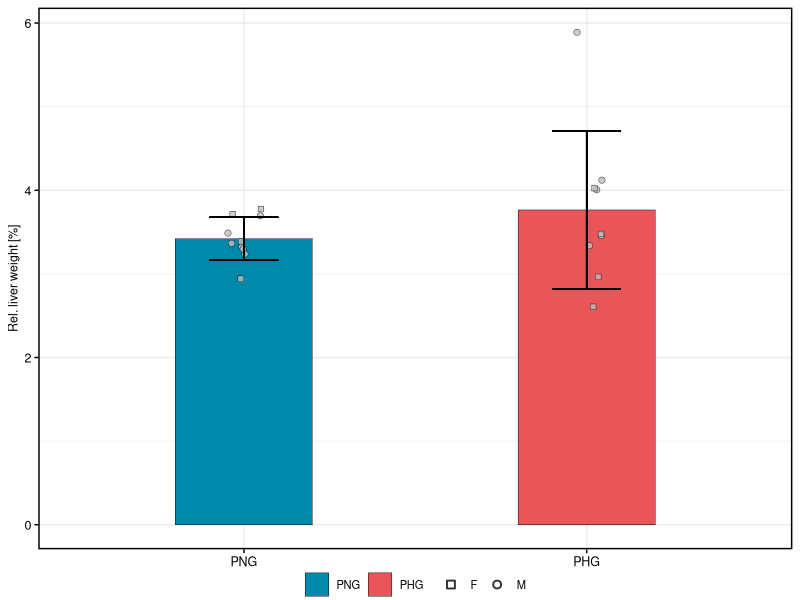
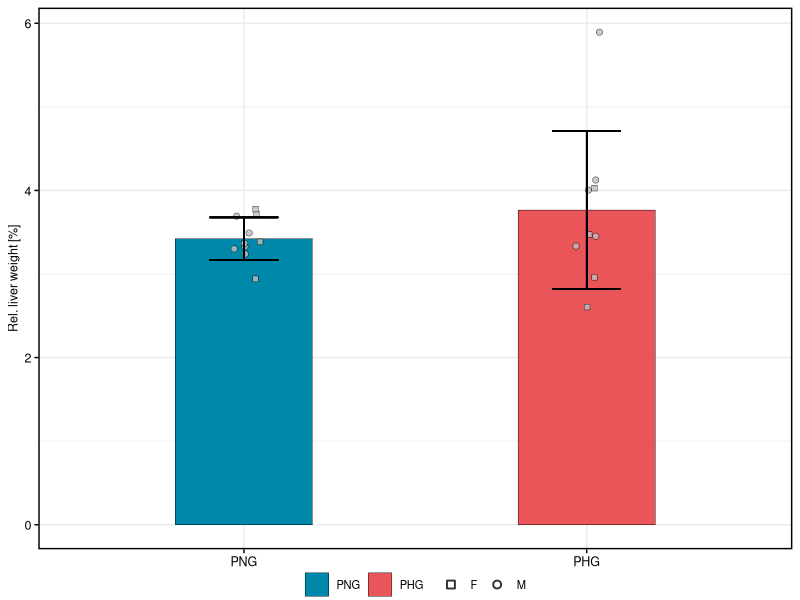

Write the R code that produced these figures, in order.
## ---- chunk 1
knitr::opts_chunk$set(echo = TRUE)
## ---- chunk 2
library(tidyverse)
## ---- chunk 3
rel_liver_weight  <- read.delim("Liver_weight.txt", sep = "\t", header = T) 
conditions        <- read.delim("Conditions.txt", sep = "\t", header = T)
## ---- chunk 4
two_way_anova_fn <- function(data, id_name, conditions_file, adjust_p_value, p_adj_method, l2fc_data, add_l2fc) {
  
  data_anova  <- data %>% 
          pivot_longer(names_to = "Bioreplicate", 
          values_to = "Value", -all_of(id_name)) %>% 
          left_join(conditions_file) %>% 
          drop_na(Value) %>% 
          group_by(!!as.symbol(id_name)) %>% 
          summarise(`p-value` = 
          summary(aov(Value ~ Group*Sex))[[1]][["Pr(>F)"]][1:3]) 
  
  # correct all resulting p-values (pool) for multiple hypothesis testing
  if (adjust_p_value == TRUE) {
    
  data_anova$`Adjusted p-value`  <- p.adjust(data_anova$`p-value`, method = p_adj_method)
  # prepare empty data frame with proper comparisons
  anova_factors <- as.data.frame(rep(c("group (PHG/PNG)", "sex (F/M)", "group:sex"), length = nrow(data_anova)))
  # rename column 
  names(anova_factors) <- "Comparison"
  
  # final anova results
  anova_results  <- as.data.frame(cbind(data_anova, anova_factors)) %>% 
  pivot_wider(names_from = Comparison, 
                          values_from = c(`p-value`, `Adjusted p-value`), all_of(id_name), names_sep = " ") 
    
  }
  
  if (adjust_p_value == FALSE) {
  anova_factors <- as.data.frame(rep(c("p-value group (PHG/PNG)", "p-value sex (F/M)", 
                                       "p-value group:sex"), length = nrow(data_anova)))
  # rename column 
  names(anova_factors) <- "Comparison"
  
  # final anova results
  anova_results  <- as.data.frame(cbind(data_anova, anova_factors)) %>% 
  pivot_wider(names_from = Comparison, 
                          values_from = `p-value`, all_of(id_name), names_sep = " ") 
    
  }
  # add fold changes
  if (add_l2fc == TRUE) {
    anova_results  <- anova_results  %>% 
       left_join(l2fc_data)
  }
  return(anova_results)
  }
## ---- chunk 5
anova_results <- two_way_anova_fn(data = rel_liver_weight, id_name = "Parameter", conditions_file = conditions, adjust_p_value = F,  add_l2fc = F)
## ---- chunk 6
bar_chart_fn <- function(data_statistics, 
                         numeric_data,
                         conditions_data,
                         point_size,
                         id_name,
                         n_widht,
                         jitt_widht,
                         strip_text_size) {
  
  
  # prepare data for error bar calculation
  error_bar <- data_statistics %>% 
  left_join(numeric_data) %>% 
  select(contains(colnames(numeric_data))) %>% 
  pivot_longer(names_to = "Bioreplicate", values_to = "Value", -all_of(id_name)) %>% 
  left_join(conditions_data) %>% 
  group_by(!!as.symbol(id_name), Group) %>% 
  summarise(mean = mean(100*Value, na.rm=T), 
            sd = sd(100*Value, na.rm=T), 
            n = n(),
            sem = sd/sqrt(n),
            t.score = qt(p=0.05/2, 
            df=length(conditions$Bioreplicate),lower.tail=F), 
            ci = t.score * sd ) %>% 
  ungroup()
  # prepare data for plotting
  data_plot <- data_statistics %>% 
  left_join(numeric_data) %>% 
  select(contains(colnames(numeric_data))) %>%  
  pivot_longer(names_to = "Bioreplicate", values_to = "Value", -all_of(id_name)) %>% 
  left_join(conditions_data) %>% 
  ungroup() %>% 
    left_join(error_bar) 
  
  
  # reorder data
  data_plot$Group <- factor(data_plot$Group, levels = c("PNG", "PHG"))
  
  
  # plot
  plot_data <- ggplot(data_plot, aes(x=Group, y=100*Value))+
  geom_bar(stat = "summary", fun = mean, aes(fill = Group), alpha = 1, color = "black", lwd=0.15,
           width=n_widht/length(unique(data_plot$Group))) + 
  geom_jitter(size = point_size,  aes(shape = Sex), fill = "grey", alpha = 0.8, stroke =0.25, width = jitt_widht)+
  geom_errorbar(aes(ymin=mean-sd, ymax=mean+sd), width=.2,
                position=position_dodge(0.05)) +
  scale_fill_manual(values=c('PNG' = "#0088AA", 'PHG' = "#e95559ff")) +
  scale_shape_manual(values = c('F' = 21, 'M' = 22)) + 
  theme_bw() +
  xlab("") +
  theme(panel.border = element_rect(linewidth  = 1, colour = "black"),
        axis.title = element_text(size = 9, colour = "black"),
        axis.text = element_text(size = 9, colour = "black"),
        axis.ticks = element_line(colour = "black"),
        legend.box.spacing = unit(0.8, 'mm'), 
        legend.title = element_blank(), 
        legend.text = element_text(size = 8))+
  theme(strip.text = element_text(size = strip_text_size),
        strip.background = element_blank(),
        legend.margin=margin(0,0,0,0), 
        legend.box.margin=margin(-12,-12,-3,-12)) 
  
  
  return(plot_data)
 
 
}
## ---- chunk 7
# plot ratios
bar_chart_fn(data_statistics = anova_results,
                            numeric_data = rel_liver_weight, 
                            point_size = 2, 
                            strip_text_size = 9,
                            n_widht = 0.8, 
                            jitt_widht = 0.05,
                            id_name = "Parameter", 
                            conditions_data = conditions)+
            ylab("Rel. liver weight [%]")+
  guides(shape = guide_legend(order = 2, override.aes = list(stroke = 1, shape  = c(0,1))),
         fill = guide_legend(order = 1))+
  theme(legend.position = "bottom")
ggsave("liver_weight.svg", width = 3, height = 3)
